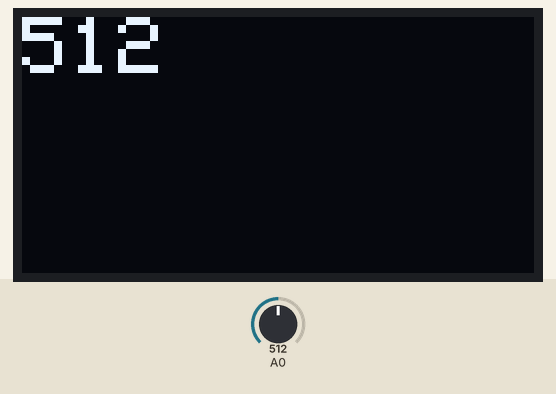
The sketch below on a simulated Arduino Uno, built with avr-gcc and run on an emulated ATmega328P. Shown: 128×64 one-colour display. The inputs (shaded band) are chosen by the test bench; at power-on: A0 = 512. No radio packets arrive unless stated; what the sketch prints to the serial monitor is not drawn.

Above: at 1.2 s.
1.3 s: A0 set to 716
At 2.4 s:
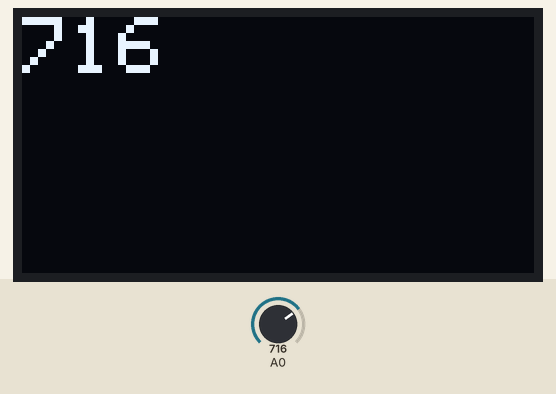
2.8 s: A0 set to 900
At 3.8 s:
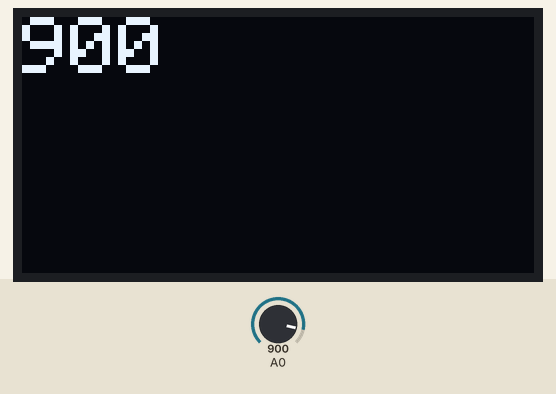
4.3 s: A0 set to 1023
At 5.2 s:
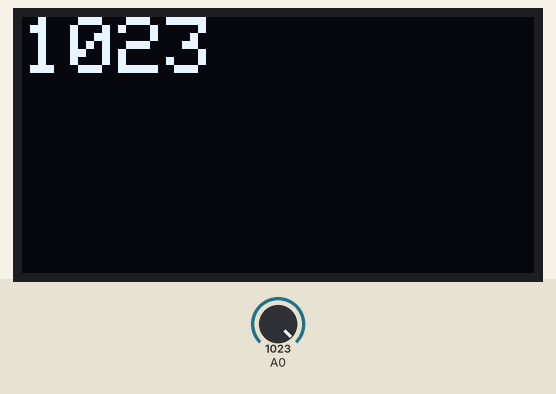
5.9 s: A0 set to 511
At 6.7 s:
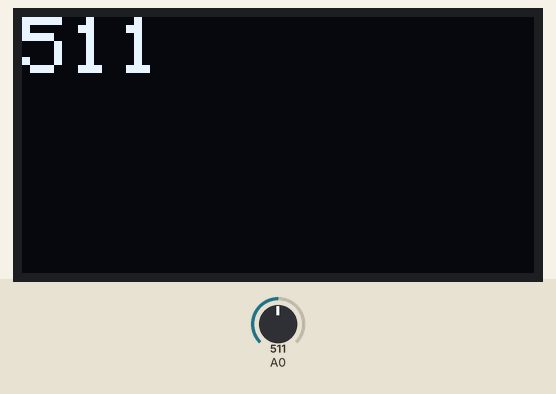
Timing chart, 0 to 8.4 s (numbered marks = the images above; inputs shaded):
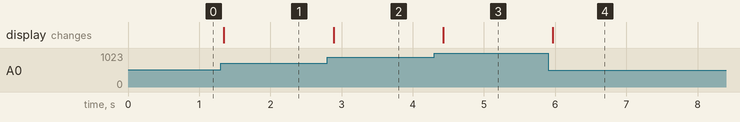

Measured:
- after the input at 1.3 s, the display: changes after 0.05 s (image 1)
- after the input at 2.8 s, the display: changes after 0.09 s (image 2)
- after the input at 4.3 s, the display: changes after 0.13 s (image 3)
- after the input at 5.9 s, the display: changes after 0.07 s (image 4)

The sketch:

transmitter.ino
```cpp
#include <SPI.h>
#include <Wire.h>
#include <Adafruit_GFX.h>
#include <Adafruit_SSD1306.h>
#include <RF24.h>

#define OLED_RESET 4
Adafruit_SSD1306 display(OLED_RESET);

int bright_level;

/****************** User Config ***************************/
/*** Set this radio as radio number 0 or 1 ***/
bool radioNumber = 0;
/* Hardware configuration: Set up nRF24L01 radio on SPI bus plus pins 7 & 8 */
RF24 radio(9,10);
/**********************************************************/
byte addresses[][6] = {"1Node","2Node"};

void setup () {
  pinMode ( A0, INPUT);
  Serial.begin(9600);
  display.begin(SSD1306_SWITCHCAPVCC, 0x3C);

  radio.begin();
  radio.setPALevel(RF24_PA_LOW);
  uint8_t adr[6] = "1Node";
  radio.openWritingPipe(adr);
}

void loop () {
  Serial.println(F("Now sending"));

  bright_level = analogRead(A0);

  if (!radio.write( &bright_level, sizeof(int) )){
    Serial.println(F("failed"));
  }

  display.clearDisplay();

  display.setTextSize(2);
  display.setTextColor(WHITE);
  display.setCursor(0,0);
  display.println(bright_level);
  display.display();
  delay(100);
}
```
